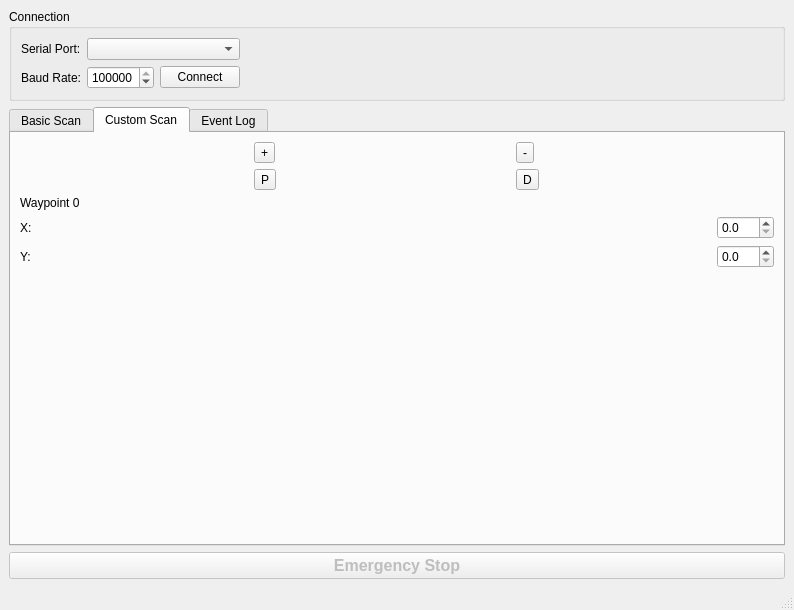
<?xml version="1.0" encoding="UTF-8"?>
<ui version="4.0">
 <class>MainWindow</class>
 <widget class="QMainWindow" name="MainWindow">
  <property name="geometry">
   <rect>
    <x>0</x>
    <y>0</y>
    <width>794</width>
    <height>610</height>
   </rect>
  </property>
  <property name="windowTitle">
   <string>Touch-O-Matic</string>
  </property>
  <widget class="QWidget" name="centralwidget">
   <property name="enabled">
    <bool>true</bool>
   </property>
   <layout class="QVBoxLayout" name="verticalLayout">
    <item>
     <widget class="QGroupBox" name="groupBox">
      <property name="title">
       <string>Connection</string>
      </property>
      <property name="flat">
       <bool>true</bool>
      </property>
      <property name="checkable">
       <bool>false</bool>
      </property>
      <layout class="QGridLayout" name="gridLayout_5">
       <item row="0" column="0">
        <layout class="QGridLayout" name="gridLayout">
         <item row="0" column="6">
          <spacer name="horizontalSpacer">
           <property name="orientation">
            <enum>Qt::Horizontal</enum>
           </property>
           <property name="sizeHint" stdset="0">
            <size>
             <width>40</width>
             <height>20</height>
            </size>
           </property>
          </spacer>
         </item>
         <item row="0" column="0">
          <widget class="QLabel" name="label">
           <property name="text">
            <string>Serial Port:</string>
           </property>
          </widget>
         </item>
         <item row="0" column="1">
          <widget class="QComboBox" name="serialPort"/>
         </item>
         <item row="1" column="0">
          <widget class="QLabel" name="label_2">
           <property name="text">
            <string>Baud Rate:</string>
           </property>
          </widget>
         </item>
         <item row="1" column="1">
          <layout class="QHBoxLayout" name="horizontalLayout">
           <item>
            <widget class="QSpinBox" name="baudRateValue">
             <property name="maximum">
              <number>115200</number>
             </property>
             <property name="value">
              <number>115200</number>
             </property>
            </widget>
           </item>
           <item>
            <widget class="QPushButton" name="serialConnect">
             <property name="text">
              <string>Connect</string>
             </property>
            </widget>
           </item>
          </layout>
         </item>
        </layout>
       </item>
      </layout>
      <zorder></zorder>
     </widget>
    </item>
    <item>
     <widget class="QTabWidget" name="tabWidget">
      <property name="currentIndex">
       <number>1</number>
      </property>
      <widget class="QWidget" name="tab">
       <attribute name="title">
        <string>Basic Scan</string>
       </attribute>
       <layout class="QVBoxLayout" name="verticalLayout_2">
        <item>
         <layout class="QHBoxLayout" name="horizontalLayout_3">
          <property name="bottomMargin">
           <number>20</number>
          </property>
          <item>
           <widget class="QGroupBox" name="groupBox_2">
            <property name="title">
             <string>Y Axis Configuration</string>
            </property>
            <layout class="QGridLayout" name="gridLayout_3">
             <item row="0" column="0">
              <widget class="QLabel" name="label_4">
               <property name="text">
                <string>Scan Interval: </string>
               </property>
              </widget>
             </item>
             <item row="0" column="1">
              <layout class="QHBoxLayout" name="horizontalLayout_2">
               <property name="rightMargin">
                <number>20</number>
               </property>
               <item>
                <widget class="QSpinBox" name="yIntervalValue">
                 <property name="maximum">
                  <number>3600</number>
                 </property>
                 <property name="value">
                  <number>30</number>
                 </property>
                </widget>
               </item>
               <item>
                <widget class="QComboBox" name="yIntervalUnits">
                 <property name="currentText">
                  <string>Seconds</string>
                 </property>
                 <property name="maxVisibleItems">
                  <number>3</number>
                 </property>
                 <item>
                  <property name="text">
                   <string>Seconds</string>
                  </property>
                 </item>
                 <item>
                  <property name="text">
                   <string>Minutes</string>
                  </property>
                 </item>
                 <item>
                  <property name="text">
                   <string>Hours</string>
                  </property>
                 </item>
                </widget>
               </item>
              </layout>
             </item>
             <item row="1" column="0">
              <widget class="QLabel" name="label_5">
               <property name="text">
                <string>Scan Length:</string>
               </property>
              </widget>
             </item>
             <item row="1" column="1">
              <layout class="QHBoxLayout" name="horizontalLayout_4">
               <item>
                <widget class="QSpinBox" name="yLengthValue">
                 <property name="maximum">
                  <number>500</number>
                 </property>
                 <property name="value">
                  <number>200</number>
                 </property>
                </widget>
               </item>
               <item>
                <widget class="QComboBox" name="yLengthUnits">
                 <item>
                  <property name="text">
                   <string>mm</string>
                  </property>
                 </item>
                 <item>
                  <property name="text">
                   <string>inches</string>
                  </property>
                 </item>
                </widget>
               </item>
              </layout>
             </item>
            </layout>
           </widget>
          </item>
          <item>
           <widget class="QGroupBox" name="groupBox_3">
            <property name="font">
             <font>
              <weight>50</weight>
              <bold>false</bold>
             </font>
            </property>
            <property name="title">
             <string>X Axis Configuration</string>
            </property>
            <layout class="QGridLayout" name="gridLayout_4">
             <item row="0" column="0">
              <widget class="QLabel" name="label_3">
               <property name="text">
                <string>//TODO</string>
               </property>
              </widget>
             </item>
            </layout>
           </widget>
          </item>
         </layout>
        </item>
        <item>
         <layout class="QHBoxLayout" name="horizontalLayout_8">
          <property name="bottomMargin">
           <number>0</number>
          </property>
          <item>
           <widget class="QGroupBox" name="groupBox_4">
            <property name="title">
             <string>Scan Controls</string>
            </property>
            <layout class="QHBoxLayout" name="horizontalLayout_6">
             <item>
              <layout class="QHBoxLayout" name="horizontalLayout_5">
               <property name="bottomMargin">
                <number>0</number>
               </property>
               <item>
                <layout class="QGridLayout" name="gridLayout_7">
                 <property name="bottomMargin">
                  <number>0</number>
                 </property>
                 <item row="2" column="0">
                  <widget class="QPushButton" name="goHome">
                   <property name="enabled">
                    <bool>false</bool>
                   </property>
                   <property name="text">
                    <string>Return Home</string>
                   </property>
                  </widget>
                 </item>
                 <item row="1" column="0">
                  <widget class="QPushButton" name="stopScan">
                   <property name="enabled">
                    <bool>false</bool>
                   </property>
                   <property name="text">
                    <string>Stop Scanning</string>
                   </property>
                  </widget>
                 </item>
                 <item row="3" column="0">
                  <widget class="QPushButton" name="setHome">
                   <property name="enabled">
                    <bool>false</bool>
                   </property>
                   <property name="text">
                    <string>Set Home</string>
                   </property>
                  </widget>
                 </item>
                 <item row="0" column="0">
                  <widget class="QPushButton" name="startScan">
                   <property name="enabled">
                    <bool>false</bool>
                   </property>
                   <property name="text">
                    <string>Start Scanning</string>
                   </property>
                  </widget>
                 </item>
                 <item row="4" column="0">
                  <spacer name="verticalSpacer_3">
                   <property name="orientation">
                    <enum>Qt::Vertical</enum>
                   </property>
                   <property name="sizeHint" stdset="0">
                    <size>
                     <width>20</width>
                     <height>40</height>
                    </size>
                   </property>
                  </spacer>
                 </item>
                </layout>
               </item>
              </layout>
             </item>
            </layout>
           </widget>
          </item>
          <item>
           <widget class="QGroupBox" name="groupBox_6">
            <property name="title">
             <string>Manual Controls</string>
            </property>
            <layout class="QGridLayout" name="gridLayout_6">
             <item row="0" column="0">
              <layout class="QVBoxLayout" name="verticalLayout_3">
               <property name="rightMargin">
                <number>0</number>
               </property>
               <property name="bottomMargin">
                <number>0</number>
               </property>
               <item>
                <layout class="QGridLayout" name="gridLayout_8">
                 <item row="2" column="1">
                  <widget class="QToolButton" name="yMinus">
                   <property name="enabled">
                    <bool>false</bool>
                   </property>
                   <property name="text">
                    <string>Y -</string>
                   </property>
                  </widget>
                 </item>
                 <item row="0" column="1">
                  <widget class="QToolButton" name="yPlus">
                   <property name="enabled">
                    <bool>false</bool>
                   </property>
                   <property name="text">
                    <string>Y +</string>
                   </property>
                   <property name="iconSize">
                    <size>
                     <width>16</width>
                     <height>16</height>
                    </size>
                   </property>
                  </widget>
                 </item>
                 <item row="1" column="2">
                  <widget class="QToolButton" name="xPlus">
                   <property name="enabled">
                    <bool>false</bool>
                   </property>
                   <property name="text">
                    <string>X +</string>
                   </property>
                  </widget>
                 </item>
                 <item row="1" column="0">
                  <widget class="QToolButton" name="xMinus">
                   <property name="enabled">
                    <bool>false</bool>
                   </property>
                   <property name="text">
                    <string>X -</string>
                   </property>
                  </widget>
                 </item>
                </layout>
               </item>
               <item>
                <layout class="QHBoxLayout" name="horizontalLayout_9">
                 <property name="bottomMargin">
                  <number>0</number>
                 </property>
                 <item>
                  <widget class="QLabel" name="label_6">
                   <property name="text">
                    <string>Step:</string>
                   </property>
                  </widget>
                 </item>
                 <item>
                  <widget class="QSpinBox" name="manualStepValue">
                   <property name="maximum">
                    <number>50</number>
                   </property>
                   <property name="value">
                    <number>10</number>
                   </property>
                  </widget>
                 </item>
                 <item>
                  <widget class="QComboBox" name="manualStepUnits">
                   <item>
                    <property name="text">
                     <string>mm</string>
                    </property>
                   </item>
                   <item>
                    <property name="text">
                     <string>inches</string>
                    </property>
                   </item>
                  </widget>
                 </item>
                </layout>
               </item>
               <item>
                <widget class="QCheckBox" name="useArrows">
                 <property name="text">
                  <string>Enable Arrow Keys</string>
                 </property>
                </widget>
               </item>
              </layout>
             </item>
             <item row="1" column="0">
              <spacer name="verticalSpacer_2">
               <property name="orientation">
                <enum>Qt::Vertical</enum>
               </property>
               <property name="sizeHint" stdset="0">
                <size>
                 <width>20</width>
                 <height>40</height>
                </size>
               </property>
              </spacer>
             </item>
            </layout>
           </widget>
          </item>
          <item>
           <widget class="QGroupBox" name="groupBox_7">
            <property name="title">
             <string>Scan Status</string>
            </property>
            <layout class="QGridLayout" name="gridLayout_9">
             <item row="2" column="0">
              <spacer name="verticalSpacer">
               <property name="orientation">
                <enum>Qt::Vertical</enum>
               </property>
               <property name="sizeHint" stdset="0">
                <size>
                 <width>20</width>
                 <height>40</height>
                </size>
               </property>
              </spacer>
             </item>
             <item row="0" column="0">
              <widget class="QLabel" name="label_7">
               <property name="text">
                <string>Scan Duration:</string>
               </property>
              </widget>
             </item>
             <item row="0" column="1">
              <widget class="QLabel" name="label_8">
               <property name="text">
                <string>00:00:00</string>
               </property>
               <property name="alignment">
                <set>Qt::AlignRight|Qt::AlignTrailing|Qt::AlignVCenter</set>
               </property>
              </widget>
             </item>
             <item row="1" column="0">
              <widget class="QLabel" name="label_9">
               <property name="text">
                <string>Passes Completed:</string>
               </property>
              </widget>
             </item>
             <item row="1" column="1">
              <widget class="QLabel" name="label_10">
               <property name="layoutDirection">
                <enum>Qt::LeftToRight</enum>
               </property>
               <property name="autoFillBackground">
                <bool>false</bool>
               </property>
               <property name="text">
                <string>0</string>
               </property>
               <property name="alignment">
                <set>Qt::AlignRight|Qt::AlignTrailing|Qt::AlignVCenter</set>
               </property>
              </widget>
             </item>
            </layout>
           </widget>
          </item>
         </layout>
        </item>
       </layout>
      </widget>
      <widget class="QWidget" name="tab_2">
       <attribute name="title">
        <string>Custom Scan</string>
       </attribute>
       <layout class="QHBoxLayout" name="horizontalLayout_10">
        <item>
         <layout class="QHBoxLayout" name="horizontalLayout_11"/>
        </item>
        <item>
         <layout class="QVBoxLayout" name="verticalLayout_5">
          <item>
           <layout class="QGridLayout" name="gridLayout_10">
            <property name="leftMargin">
             <number>0</number>
            </property>
            <item row="1" column="1">
             <widget class="QToolButton" name="panButton">
              <property name="text">
               <string>P</string>
              </property>
             </widget>
            </item>
            <item row="0" column="1">
             <widget class="QToolButton" name="zoomInButton">
              <property name="text">
               <string>+</string>
              </property>
             </widget>
            </item>
            <item row="1" column="2">
             <widget class="QToolButton" name="drawButton">
              <property name="text">
               <string>D</string>
              </property>
             </widget>
            </item>
            <item row="0" column="2">
             <widget class="QToolButton" name="zoomOutButton">
              <property name="text">
               <string>-</string>
              </property>
             </widget>
            </item>
           </layout>
          </item>
          <item>
           <widget class="QLabel" name="label_11">
            <property name="text">
             <string>Waypoint 0</string>
            </property>
           </widget>
          </item>
          <item>
           <layout class="QGridLayout" name="gridLayout_11">
            <property name="bottomMargin">
             <number>0</number>
            </property>
            <item row="0" column="0">
             <widget class="QLabel" name="label_13">
              <property name="text">
               <string>X:</string>
              </property>
             </widget>
            </item>
            <item row="0" column="1">
             <widget class="QDoubleSpinBox" name="doubleSpinBox">
              <property name="decimals">
               <number>1</number>
              </property>
             </widget>
            </item>
            <item row="1" column="0">
             <widget class="QLabel" name="label_15">
              <property name="text">
               <string>Y:</string>
              </property>
             </widget>
            </item>
            <item row="1" column="1">
             <widget class="QDoubleSpinBox" name="doubleSpinBox_2">
              <property name="sizePolicy">
               <sizepolicy hsizetype="Maximum" vsizetype="Fixed">
                <horstretch>0</horstretch>
                <verstretch>0</verstretch>
               </sizepolicy>
              </property>
              <property name="decimals">
               <number>1</number>
              </property>
             </widget>
            </item>
           </layout>
          </item>
          <item>
           <spacer name="verticalSpacer_4">
            <property name="orientation">
             <enum>Qt::Vertical</enum>
            </property>
            <property name="sizeHint" stdset="0">
             <size>
              <width>20</width>
              <height>40</height>
             </size>
            </property>
           </spacer>
          </item>
         </layout>
        </item>
       </layout>
      </widget>
      <widget class="QWidget" name="tab_3">
       <attribute name="title">
        <string>Event Log</string>
       </attribute>
       <layout class="QVBoxLayout" name="verticalLayout_4">
        <item>
         <widget class="QGroupBox" name="groupBox_5">
          <property name="title">
           <string>Command Log</string>
          </property>
          <layout class="QHBoxLayout" name="horizontalLayout_7">
           <item>
            <widget class="QPlainTextEdit" name="commandLog">
             <property name="enabled">
              <bool>true</bool>
             </property>
             <property name="font">
              <font>
               <family>Monospace</family>
              </font>
             </property>
             <property name="readOnly">
              <bool>true</bool>
             </property>
            </widget>
           </item>
          </layout>
         </widget>
        </item>
       </layout>
      </widget>
     </widget>
    </item>
    <item>
     <layout class="QGridLayout" name="gridLayout_2">
      <property name="bottomMargin">
       <number>0</number>
      </property>
      <item row="2" column="0">
       <widget class="QPushButton" name="emergencyStop">
        <property name="enabled">
         <bool>false</bool>
        </property>
        <property name="font">
         <font>
          <pointsize>12</pointsize>
          <weight>75</weight>
          <bold>true</bold>
         </font>
        </property>
        <property name="text">
         <string>Emergency Stop</string>
        </property>
       </widget>
      </item>
     </layout>
    </item>
   </layout>
  </widget>
  <widget class="QMenuBar" name="menubar">
   <property name="geometry">
    <rect>
     <x>0</x>
     <y>0</y>
     <width>794</width>
     <height>25</height>
    </rect>
   </property>
  </widget>
  <widget class="QStatusBar" name="statusbar"/>
 </widget>
 <resources/>
 <connections/>
</ui>
